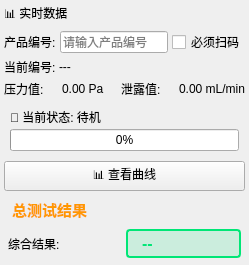
      <widget class="QFrame" name="realtimeDataPanel">
       <property name="sizePolicy">
        <sizepolicy hsizetype="Expanding" vsizetype="Expanding">
         <horstretch>1</horstretch>
         <verstretch>1</verstretch>
        </sizepolicy>
       </property>
       <layout class="QVBoxLayout" name="realtimeDataLayout">
        <property name="spacing">
         <number>4</number>
        </property>
        <property name="leftMargin">
         <number>4</number>
        </property>
        <property name="topMargin">
         <number>4</number>
        </property>
        <property name="rightMargin">
         <number>4</number>
        </property>
        <property name="bottomMargin">
         <number>4</number>
        </property>
        <item>
         <widget class="QLabel" name="realtimeDataTitle">
          <property name="text">
           <string>📊 实时数据</string>
          </property>
         </widget>
        </item>
        <item>
         <layout class="QHBoxLayout" name="productInfoLayout">
          <property name="spacing">
           <number>4</number>
          </property>
          <item>
           <widget class="QLabel" name="productIdLabel">
            <property name="text">
             <string>产品编号:</string>
            </property>
           </widget>
          </item>
          <item>
           <widget class="QLineEdit" name="productIdLineEdit">
            <property name="placeholderText">
             <string>请输入产品编号</string>
            </property>
           </widget>
          </item>
          <item>
           <widget class="QCheckBox" name="scanRequiredCheckBox">
            <property name="text">
             <string>必须扫码</string>
            </property>
           </widget>
          </item>
         </layout>
        </item>
        <item>
         <layout class="QHBoxLayout" name="currentProductIdLayout">
          <property name="spacing">
           <number>3</number>
          </property>
          <item>
           <widget class="QLabel" name="currentProductIdLabel">
            <property name="enabled">
             <bool>true</bool>
            </property>
            <property name="text">
             <string>当前编号:</string>
            </property>
           </widget>
          </item>
          <item>
           <widget class="QLabel" name="currentProductIdValue">
            <property name="sizePolicy">
             <sizepolicy hsizetype="Expanding" vsizetype="Preferred">
              <horstretch>1</horstretch>
              <verstretch>0</verstretch>
             </sizepolicy>
            </property>
            <property name="text">
             <string>---</string>
            </property>
            <property name="minimumSize">
             <size>
              <width>150</width>
              <height>0</height>
             </size>
            </property>
           </widget>
          </item>
         </layout>
        </item>
        <item>
         <layout class="QHBoxLayout" name="pressureDataHLayout">
          <property name="spacing">
           <number>4</number>
          </property>
          <item>
           <widget class="QLabel" name="pressureLabel">
            <property name="text">
             <string>压力值:</string>
            </property>
           </widget>
          </item>
          <item>
           <widget class="QLabel" name="pressureValueLabel">
            <property name="text">
             <string>0.00 Pa</string>
            </property>
           </widget>
          </item>
          <item>
           <widget class="QLabel" name="leakLabel">
            <property name="text">
             <string>泄露值:</string>
            </property>
           </widget>
          </item>
          <item>
           <widget class="QLabel" name="leakValueLabel">
            <property name="text">
             <string>0.00 mL/min</string>
            </property>
           </widget>
          </item>
         </layout>
        </item>
        <item>
         <widget class="QFrame" name="processStatus">
          <layout class="QVBoxLayout" name="processStatusLayout">
           <property name="spacing">
            <number>3</number>
           </property>
           <property name="leftMargin">
            <number>6</number>
           </property>
           <property name="topMargin">
            <number>6</number>
           </property>
           <property name="rightMargin">
            <number>6</number>
           </property>
           <property name="bottomMargin">
            <number>6</number>
           </property>
           <item>
            <widget class="QLabel" name="statusText">
             <property name="text">
              <string>🔄 当前状态: 待机</string>
             </property>
            </widget>
           </item>
           <item>
            <widget class="QProgressBar" name="testProgressBar">
             <property name="minimum">
              <number>0</number>
             </property>
             <property name="maximum">
              <number>100</number>
             </property>
             <property name="value">
              <number>0</number>
             </property>
             <property name="format">
              <string>%p%</string>
             </property>
            </widget>
           </item>
          </layout>
         </widget>
        </item>
        <item>
         <layout class="QHBoxLayout" name="leakDataHLayout">
          <property name="spacing">
           <number>4</number>
          </property>
          <item>
           <widget class="QPushButton" name="fullScreenButton">
            <property name="text">
             <string>📊 查看曲线</string>
            </property>
           </widget>
          </item>
         </layout>
        </item>
        <item>
         <widget class="QFrame" name="resultItem4">
          <layout class="QVBoxLayout" name="verticalLayout_total">
           <property name="spacing">
            <number>2</number>
           </property>
           <property name="leftMargin">
            <number>4</number>
           </property>
           <property name="topMargin">
            <number>3</number>
           </property>
           <property name="rightMargin">
            <number>4</number>
           </property>
           <property name="bottomMargin">
            <number>3</number>
           </property>
           <item>
            <widget class="QLabel" name="totalTitle">
             <property name="styleSheet">
              <string notr="true">font-size: 15px; font-weight: 700; color: #ff9800; border-bottom: 2px solid #ff9800; padding-bottom: 4px;</string>
             </property>
             <property name="text">
              <string>总测试结果</string>
             </property>
            </widget>
           </item>
           <item>
            <layout class="QHBoxLayout" name="totalRow1">
             <property name="spacing">
              <number>3</number>
             </property>
             <item>
              <widget class="QLabel" name="resultLabel14">
               <property name="text">
                <string>综合结果:</string>
               </property>
              </widget>
             </item>
             <item>
              <widget class="QLabel" name="resultValue14">
               <property name="styleSheet">
                <string notr="true">font-size: 16px; font-weight: 700; color: #00e676; padding: 3px 10px; border-radius: 4px; background: rgba(0, 230, 118, 0.15); border: 2px solid #00e676;</string>
               </property>
               <property name="text">
                <string>--</string>
               </property>
              </widget>
             </item>
            </layout>
           </item>
          </layout>
         </widget>
        </item>
       </layout>
      </widget>
